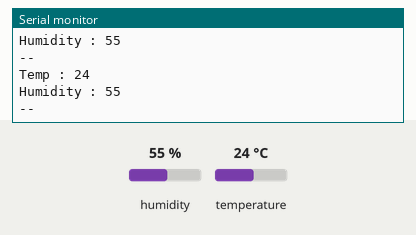
Recording of a sketch running on a simulated Arduino Uno, built with avr-gcc and run on an emulated ATmega328P. On the bench: the last lines printed to the serial monitor. The inputs (shaded band) are chosen by the test bench; at power-on: humidity 55 %, temperature 24 °C.

Above: at 2.8 s.
2.9 s: humidity set to 22 %
At 4.5 s:
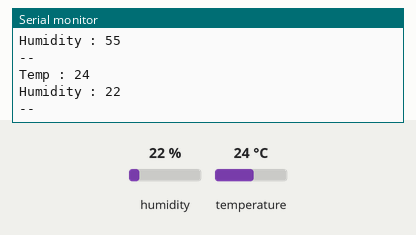
5.6 s: temperature set to 12 °C
At 7.7 s:
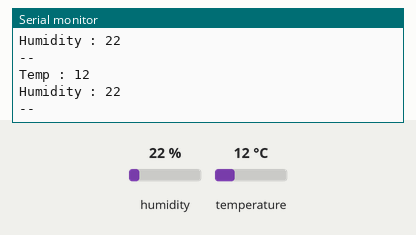
8.3 s: humidity set to 40 %
At 10.6 s:
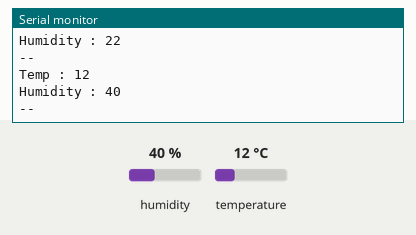
Timing chart, 0 to 12.1 s (numbered marks = the images above; inputs shaded):
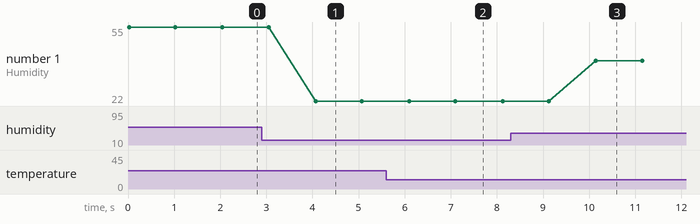

Measured:
- after the input at 2.9 s, the serial monitor: prints a new line after 1.2 s (image 1)
- after the input at 5.6 s, the serial monitor: prints a new line after 0.50 s (image 2)
- after the input at 8.3 s, the serial monitor: prints a new line after 1.8 s (image 3)
- plotted number 1: 55 → 22 after the input at 2.9 s, 22 → 40 after the input at 8.3 s

The sketch:

tempsensor.ino
```cpp
#include <DHT.h>

DHT mydht(A1, DHT11);

void setup() {
  // put your setup code here, to run once:
Serial.begin(115200);
mydht.begin();
}

void loop() {
  // put your main code here, to run repeatedly:
int temp = mydht.readTemperature();
int humi = mydht.readHumidity();

Serial.print("Temp : ");
Serial.println(temp);

Serial.print("Humidity : ");
Serial.println(humi);

Serial.println("--");
delay(1000);
}
```
